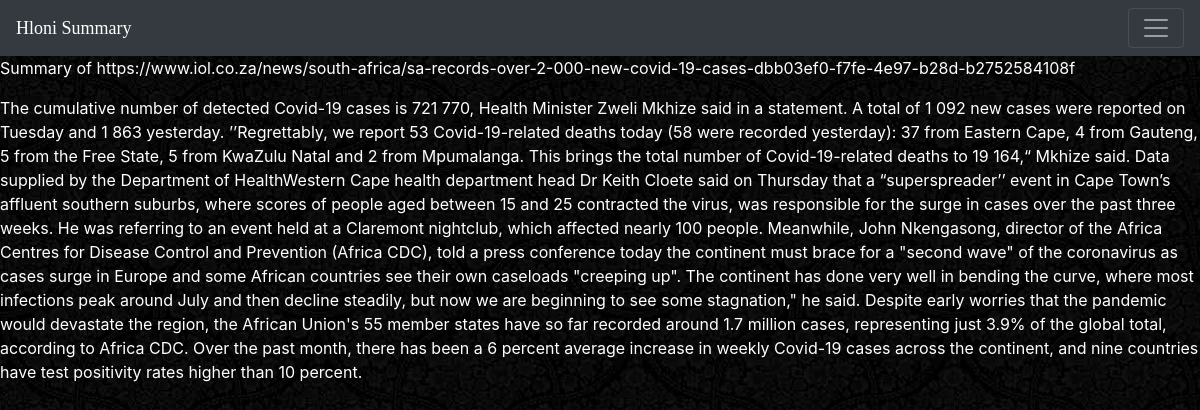
The app's page /Summary/Get/Summary/1/ (signed in) with its own data.
### Summary/models.py (models this page shows, shortened)
class Summary(models.Model):
    user = models.ForeignKey(User, on_delete=models.CASCADE)
    link = models.CharField(max_length=200)
    text = models.TextField()
    def __str__(self):
        return "Summary of {}".format(self.link)

### Summary/views.py (the view)
# urls.py: path('Get/Summary/<id>/', Get_Summary, name='Get Summary'),
@login_required
def Get_Summary(request, id):
    summary =  Summary.objects.get(id=id)
    If_User(request, summary)
    context = {
        'summary':summary
        }
    return render(request, 'Summary/GetSummary.html', context)

### Summary/views.py (called while the page is built)
def If_User(request, summary):
    if summary.user != request.user:
        return redirect('Home:NotFound')

### Summary/templates/Summary/GetSummary.html
{% extends 'Home/header.html' %}
{% block content %}
<p>{{ summary }}</p>
<p>{{ summary.text }}</p>
{% endblock %}

### Home/templates/Home/header.html (style rules this page uses)
p { color:white; }

### records on screen
Summary: link "Summary of https://www.iol.co.za/news/south-africa/sa-records-over-2-000-new-covid-19-cases-dbb03ef0-f7fe-4e97-b28d-b2752584108f", text "The cumulative number of detected Covid-19 cases is 721 770, Health Minister Zweli Mkhize said in a statement. A total of 1 092 new cases were reported on Tuesday and 1 863 yesterday. ’’Regrettably, we report 53 Covid-19-related deaths today (58 were recorded yesterday): 37 from Eastern Cape, 4 from Gauteng, 5 from the Free State, 5 from KwaZulu Natal and 2 from Mpumalanga. This brings the total number of Covid-19-related deaths to 19 164,“ Mkhize said. Data supplied by the Department of HealthWestern Cape health department head Dr Keith Cloete said on Thursday that a “superspreader’’ event in Cape Town’s affluent southern suburbs, where scores of people aged between 15 and 25 contracted…"
